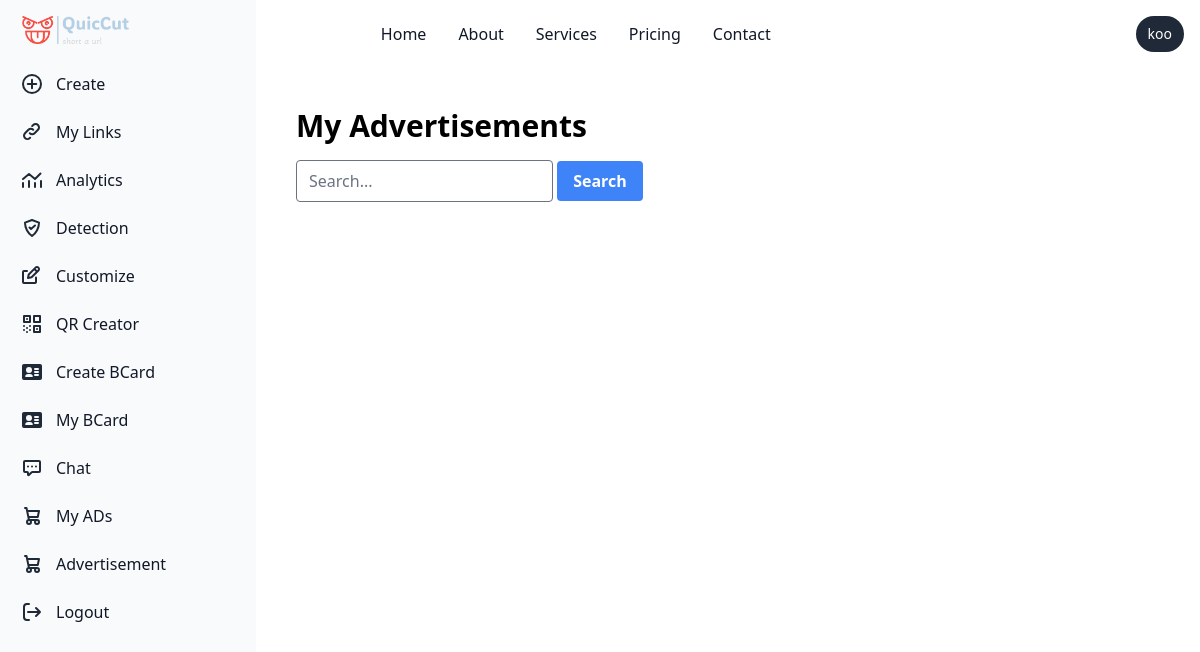
The app's page /advertisements/my-content/ (signed in), older data.
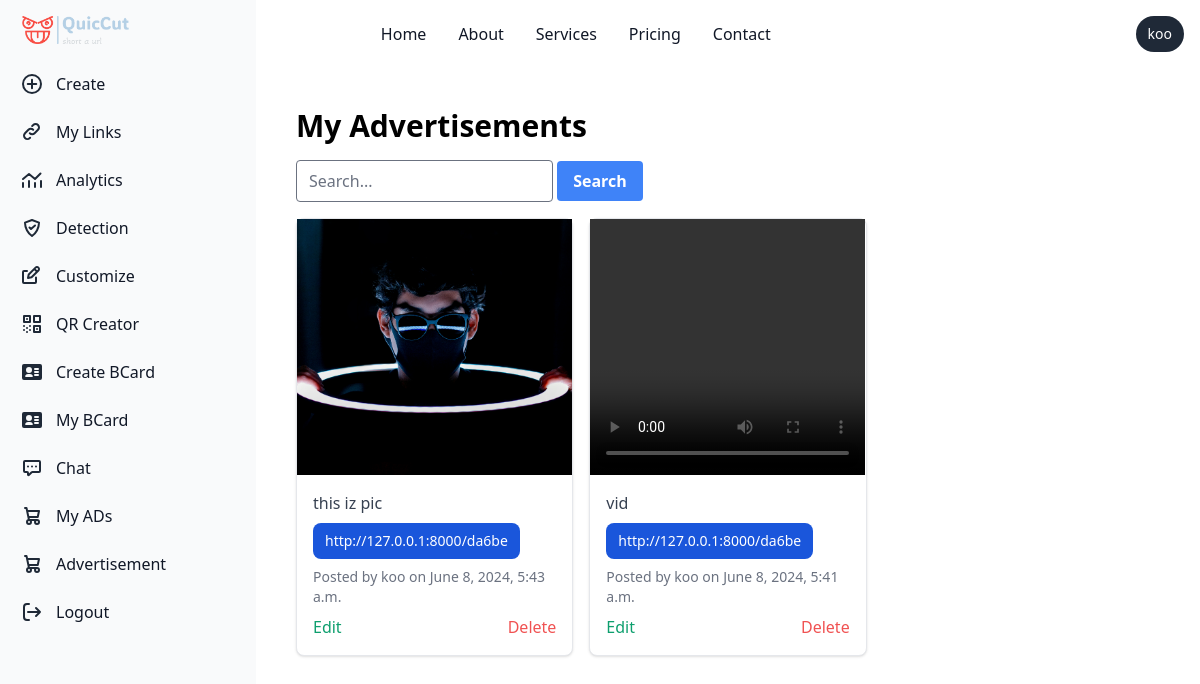
The same page, newer data.
### advertisements/models.py (models this page shows, shortened)
class Campaign(models.Model):
    user = models.ForeignKey(User, on_delete=models.CASCADE)
    url = models.URLField(max_length=200)
    description = models.TextField()
    image = models.ImageField(upload_to='campaign_images/')
    created_at = models.DateTimeField(auto_now_add=True)
    like_count = models.PositiveIntegerField(default=0)

class Reel(models.Model):
    user = models.ForeignKey(User, on_delete=models.CASCADE)
    video = models.FileField(upload_to='reels/')
    description = models.CharField(max_length=255)
    url = models.URLField()
    created_at = models.DateTimeField(auto_now_add=True)
    like_count = models.PositiveIntegerField(default=0)

### advertisements/views.py (the view)
# urls.py: path('my-content/', views.my_content, name='my_content'),
@login_required
def my_content(request):
    campaigns = Campaign.objects.filter(user=request.user)
    reels = Reel.objects.filter(user=request.user)
    content = sorted(list(campaigns) + list(reels), key=lambda x: x.created_at, reverse=True)
    return render(request, 'advertisements/my_content.html', {'content': content})

### advertisements/templatetags/custom_tags.py (called while the page is built)
@register.filter
def model_name(value):
    if isinstance(value, Model):
        return value._meta.model_name
    return ''
    return Comment.objects.filter(content_type=content_type, object_id=item.id).count()

### chat/templatetags/chat_tags.py (called while the page is built)
@register.simple_tag
def unread_message_count(user):
    return Message.objects.filter(receiver=user, is_read=False).count()

### templates/advertisements/my_content.html (shortened to what this page needs)
{% extends "basehome/base.html" %}
{% load custom_tags %}
{% block content %}
<div class="p-10 sm:ml-64">
    <h1 class="text-3xl font-bold mb-4">My Advertisements</h1>
    <form method="get" action="{% url 'search' %}">
        <input type="text" name="q" placeholder="Search..." class="border rounded py-2 px-3 text-grey-darkest" />
        <button type="submit" class="bg-blue-500 hover:bg-blue-700 text-white font-bold py-2 px-4 rounded">
            Search
        </button>
    </form>
    <div class="grid grid-cols-1 sm:grid-cols-2 lg:grid-cols-3 gap-4 mt-4">
        {% for item in content %}
            <div class="max-w-md bg-white border border-gray-200 rounded-lg shadow dark:bg-gray-800 dark:border-gray-700">
                {% if item|model_name == 'campaign' %}
                    <img class="w-full h-64 object-cover" src="{{ item.image.url }}" alt="Campaign Image">
                    <div class="p-4">
                        <p class="mb-2 text-gray-700 dark:text-gray-400">{{ item.description }}</p>
                        <p class="mb-2 text-gray-700 dark:text-gray-400">
                            <a href="{{ item.url }}" class="inline-flex items-center px-3 py-2 text-sm font-medium text-center text-white bg-blue-700 rounded-lg hover:bg-blue-800 focus:ring-4 focus:outline-none focus:ring-blue-300 dark:bg-blue-600 dark:hover:bg-blue-700 dark:focus:ring-blue-800">
                            {{ item.url }}
                            </a>
                        </p>
                        <p class="text-sm text-gray-500 dark:text-gray-400">Posted by {{ item.user.username }} on {{ item.created_at }}</p>
                        {% if user.is_authenticated %}
                        <div class="flex justify-between mt-2">
                            <a href="{% url 'update_content' 'campaign' item.id %}" class="text-green-500 hover:underline">Edit</a>
                            <a href="{% url 'delete_content' 'campaign' item.id %}" class="text-red-500 hover:underline">Delete</a>
                        </div>
                        {% endif %}
                    </div>
                {% elif item|model_name == 'reel' %}
                    <video class="w-full h-64 object-cover" controls>
                        <source src="{{ item.video.url }}" type="video/mp4">
                    </video>
                    <div class="p-4">
                        <p class="mb-2 text-gray-700 dark:text-gray-400">{{ item.description }}</p>
                        <p class="mb-2 text-gray-700 dark:text-gray-400">
                            <a href="{{ item.url }}" class="inline-flex items-center px-3 py-2 text-sm font-medium text-center text-white bg-blue-700 rounded-lg hover:bg-blue-800 focus:ring-4 focus:outline-none focus:ring-blue-300 dark:bg-blue-600 dark:hover:bg-blue-700 dark:focus:ring-blue-800">
                            {{ item.url }}
                            </a>
                        </p>
                        <p class="text-sm text-gray-500 dark:text-gray-400">Posted by {{ item.user.username }} on {{ item.created_at }}</p>
                        {% if user.is_authenticated %}
                        <div class="flex justify-between mt-2">
                            <a href="{% url 'update_content' 'reel' item.id %}" class="text-green-500 hover:underline">Edit</a>
                            <a href="{% url 'delete_content' 'reel' item.id %}" class="text-red-500 hover:underline">Delete</a>
                        </div>
                        {% endif %}
                    </div>
                {% endif %}
            </div>
        {% endfor %}
    </div>
</div>
{% endblock %}

### templates/basehome/base.html (shortened to what this page needs)
{% load compress %}
{% load static %}
{% load chat_tags %}
<!DOCTYPE html>
<html lang="en">
<head>
    {% compress css %}
    <link rel="stylesheet" href="{% static 'src/output.css' %}">
    {% endcompress %}
</head>
<body>
    <nav >
      <aside id="logo-sidebar" class="fixed top-0 left-0 z-40 w-64 h-screen transition-transform -translate-x-full sm:translate-x-0" aria-label="Sidebar">
        <div class="h-full px-3 py-4 overflow-y-auto bg-gray-50 dark:bg-gray-800">
          <a href="/" class="flex items-center ps-2.5 mb-5">
             <img src="{% static 'logo.png' %}" class="h-6 me-3 sm:h-7" alt="Flowbite Logo" />
          </a>
        <div >
          <div >
            <ul id="sidebar-menu" class="space-y-2 font-medium">
             {% if user.is_authenticated %}
             <li>
             <a href="{% url 'userdashboard' %}" class="flex items-center p-2 text-gray-900 rounded-lg dark:text-white hover:bg-gray-100 dark:hover:bg-gray-700 group">
              <span class="ms-3">Create</span>
              </a>
            </li>
            <li>
              <a href="{% url 'user_links' %}" class="flex items-center p-2 text-gray-900 rounded-lg dark:text-white hover:bg-gray-100 dark:hover:bg-gray-700 group">
               <span class="ms-3">My Links</span>
               </a>
             </li>
             <li>
              <a href="{% url 'analytics_view' %}" class="flex items-center p-2 text-gray-900 rounded-lg dark:text-white hover:bg-gray-100 dark:hover:bg-gray-700 group">
                <svg class="w-6 h-6 text-gray-800 dark:text-white" aria-hidden="true" xmlns="http://www.w3.org/2000/svg" width="24" height="24" fill="none" viewBox="0 0 24 24">
                  <path stroke="currentColor" stroke-linecap="round" stroke-linejoin="round" stroke-width="2" d="M3 15v4m6-6v6m6-4v4m6-6v6M3 11l6-5 6 5 5.5-5.5"/>
                </svg>
                 <span class="flex-1 ms-3 whitespace-nowrap">Analytics</span>
              </a>
           </li>
           <li>
            <a href="{% url 'predict' %}" class="flex items-center p-2 text-gray-900 rounded-lg dark:text-white hover:bg-gray-100 dark:hover:bg-gray-700 group">
               <span class="flex-1 ms-3 whitespace-nowrap">Detection</span>
            </a>
         </li>
         <li>
          <a href="{% url 'customize_short_url' %}" class="flex items-center p-2 text-gray-900 rounded-lg dark:text-white hover:bg-gray-100 dark:hover:bg-gray-700 group">
             <span class="flex-1 ms-3 whitespace-nowrap">Customize</span>
          </a>
       </li>
       <li>
        <a href="{% url 'generate_qr_code' %}" class="sidebar-item flex items-center p-2 text-gray-900 rounded-lg dark:text-white hover:bg-gray-100 dark:hover:bg-gray-700 group">
          <span class="flex-1 ms-3 whitespace-nowrap">QR Creator</span>
       </a>
    </li>
    <li>
      <a href="{% url 'create_business_card' %}" class="flex items-center p-2 text-gray-900 rounded-lg dark:text-white hover:bg-gray-100 dark:hover:bg-gray-700 group">
         <span class="flex-1 ms-3 whitespace-nowrap">Create BCard</span>
      </a>
   </li>
   <li>
    <a href="{% url 'business_card_list' %}" class="flex items-center p-2 text-gray-900 rounded-lg dark:text-white hover:bg-gray-100 dark:hover:bg-gray-700 group">
       <span class="flex-1 ms-3 whitespace-nowrap">My BCard</span>
    </a>
 </li>
    <li>
      <a href="{% url 'chat_list' %}"  class="flex items-center p-2 text-gray-900 rounded-lg dark:text-white hover:bg-gray-100 dark:hover:bg-gray-700 group">
         <span class="flex-1 ms-3 whitespace-nowrap">Chat</span>
         {% load chat_tags %}
         {% unread_message_count user as unread_count %}
      </a>
   </li>
    <li>
      <a href="{% url 'my_content'%}" class="flex items-center p-2 text-gray-900 rounded-lg dark:text-white hover:bg-gray-100 dark:hover:bg-gray-700 group">
        <span class="ms-3">My ADs</span>
        </a>
      </li>
             <li>
              <a href="{% url 'content_list' %}" class="flex items-center p-2 text-gray-900 rounded-lg dark:text-white hover:bg-gray-100 dark:hover:bg-gray-700 group">
                 <span class="flex-1 ms-3 whitespace-nowrap">Advertisement</span>
              </a>
           </li>
                <li>
                  <a href="{% url 'logout' %}" class="flex items-center p-2 text-gray-900 rounded-lg dark:text-white hover:bg-gray-100 dark:hover:bg-gray-700 group">
                     <span class="flex-1 ms-3 whitespace-nowrap">Logout</span>
                  </a>
               </li>
              {% endif %}
            </ul>
          </div>
        </div>
      </nav>
      <nav class="bg-white border-gray-200 dark:bg-gray-900">
        <div class="max-w-screen-xl flex flex-wrap items-center justify-between mx-auto p-4">
          <div class="flex items-center md:order-2 space-x-3 rtl:space-x-reverse">
            {% if user.is_authenticated %}
            <span
              class="flex text-sm bg-gray-800 rounded-full focus:ring-4 focus:ring-gray-300 dark:focus:ring-gray-600 text-white py-2 px-3">{{ user.username }}</span>
            {% endif %}
          </div>
          <div class="items-center justify-between hidden w-full md:flex md:w-auto md:order-1" id="navbar-user">
            <ul
              class="flex flex-col font-medium p-4 md:p-0 mt-4 border border-gray-100 rounded-lg bg-gray-50 md:space-x-8 rtl:space-x-reverse md:flex-row md:mt-0 md:border-0 md:bg-white dark:bg-gray-800 md:dark:bg-gray-900 dark:border-gray-700">
              <li>
                <a href="#"
                class="block py-2 px-3 text-gray-900 rounded hover:bg-gray-100 md:hover:bg-transparent md:hover:text-blue-700 md:p-0 dark:text-white md:dark:hover:text-blue-500 dark:hover:bg-gray-700 dark:hover:text-white md:dark:hover:bg-transparent">
                Home</a>
              </li>
              <li>
                <a href="#"
                  class="block py-2 px-3 text-gray-900 rounded hover:bg-gray-100 md:hover:bg-transparent md:hover:text-blue-700 md:p-0 dark:text-white md:dark:hover:text-blue-500 dark:hover:bg-gray-700 dark:hover:text-white md:dark:hover:bg-transparent">About</a>
              </li>
              <li>
                <a href="#"
                  class="block py-2 px-3 text-gray-900 rounded hover:bg-gray-100 md:hover:bg-transparent md:hover:text-blue-700 md:p-0 dark:text-white md:dark:hover:text-blue-500 dark:hover:bg-gray-700 dark:hover:text-white md:dark:hover:bg-transparent">Services</a>
              </li>
              <li>
                <a href="#"
                  class="block py-2 px-3 text-gray-900 rounded hover:bg-gray-100 md:hover:bg-transparent md:hover:text-blue-700 md:p-0 dark:text-white md:dark:hover:text-blue-500 dark:hover:bg-gray-700 dark:hover:text-white md:dark:hover:bg-transparent">Pricing</a>
              </li>
              <li>
                <a href="#"
                  class="block py-2 px-3 text-gray-900 rounded hover:bg-gray-100 md:hover:bg-transparent md:hover:text-blue-700 md:p-0 dark:text-white md:dark:hover:text-blue-500 dark:hover:bg-gray-700 dark:hover:text-white md:dark:hover:bg-transparent">Contact</a>
              </li>
            </ul>
          </div>
        </div>
      </nav>
    {% block content %}
    {% endblock %}
</body>
</html>

Row changes from the older to the newer data that the page shows:
added Campaign: image (picture), description "this iz pic", url "http://127.0.0.1:8000/da6be", user.username "koo", created_at "June 8, 2024, 5:43 a.m.", shows "Edit"
added Reel: description "vid", url "http://127.0.0.1:8000/da6be", user.username "koo", created_at "June 8, 2024, 5:41 a.m.", shows "Edit"
